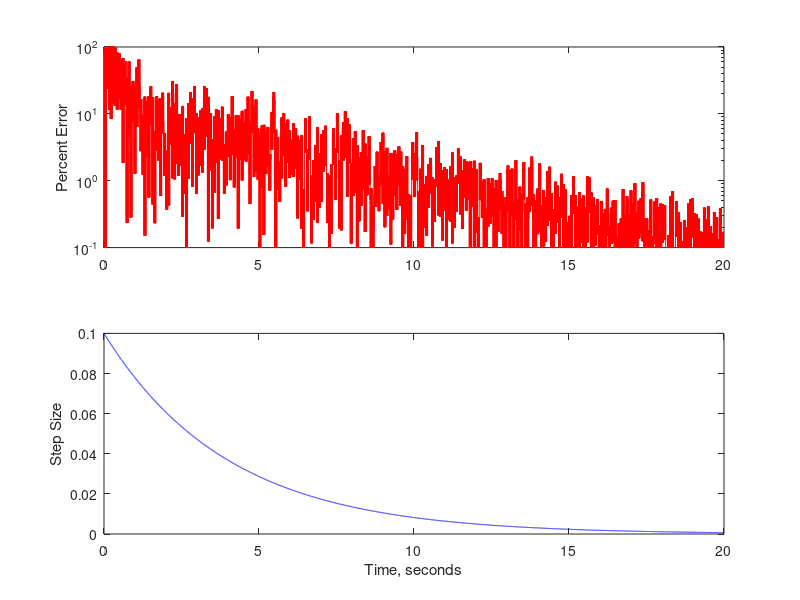

MATLAB code for this plot:
clear;

samplingPeriod = 1/1000; # seconds per sample
samplingRate = 1/samplingPeriod; # Hz
endSecond = 20; # seconds
times = 0:samplingPeriod:endSecond;
N = length(times);

freq1 = 0.1 * samplingRate; 
amp1 = 1;
inputPropagationDelay = 10 * samplingPeriod;

inputAtFilter = @(t) amp1 * sin(2*pi*freq1*t);
inputAtTarget = @(t) inputAtFilter(t-inputPropagationDelay); 

outputPropagationDelay = 8; # samples
outputHistory = zeros(outputPropagationDelay,1);

K = 32; # filter length
mu = 0.1; # filter update scaling
stepSizes = mu*exp(-times/4);

randFilter = zeros(K,1);
filtUpdate = @(mu) mu*unifrnd(-1,1,K,1);

inputsAtTarget = zeros(1,N);
outputsAtTarget = zeros(1,N);

# Every K samples let filter update.
# Keep track of best filter, and that error, squared, summed. 
# Only keep updated filter and update min error if better.
allFilters = [];
bestFilter = zeros(K,1);
bestError = Inf;

currentUpdateIndex = 0;
summedSQResidual = 0;

inputHistory = zeros(K,1);
errorHistory = zeros(N,1);



for k = 1:N
  inputsAtTarget(k) = inputAtTarget(times(k));
  
  inputHistory(2:K) = inputHistory(1:K-1);
  inputHistory(1) = inputAtFilter(times(k));
  
  filtOutput = inputHistory' * randFilter;
  outputsAtTarget(k) = outputHistory(outputPropagationDelay);
  outputHistory(2:outputPropagationDelay) = outputHistory(1:outputPropagationDelay-1);
  outputHistory(1) = filtOutput;
  
  currentError = inputsAtTarget(k) + outputsAtTarget(k);   
  errorHistory(k) = currentError;  
  summedSQResidual = summedSQResidual + currentError^2;
  currentUpdateIndex = currentUpdateIndex + 1;
  
  if currentUpdateIndex == 2*K
    currentUpdateIndex = 0;    
    if summedSQResidual < bestError
      bestError = summedSQResidual;
      bestFilter = randFilter;
    endif;
    randFilter = bestFilter + filtUpdate(stepSizes(k));           
    summedSQResidual = 0;
    allFilters = [allFilters, randFilter];                   
  endif;
    
endfor;

subplot(2,1,1);
semilogy(times,100*abs(inputsAtTarget+outputsAtTarget)/amp1,'r-');
ylim([0.1 100]);
ylabel("Percent Error");
subplot(2,1,2); 
plot(times,stepSizes,'b-');
ylabel("Step Size");
xlabel("Time, seconds");

%figure;
%plot3(log10((allErrors'*ones(1,K))'),cumsum(ones(K,length(allFilters(1,:)))),allFilters);
%xlabel("Log10 Error");
%ylabel("Filter Coefficient");
%zlabel("Filter Value");
